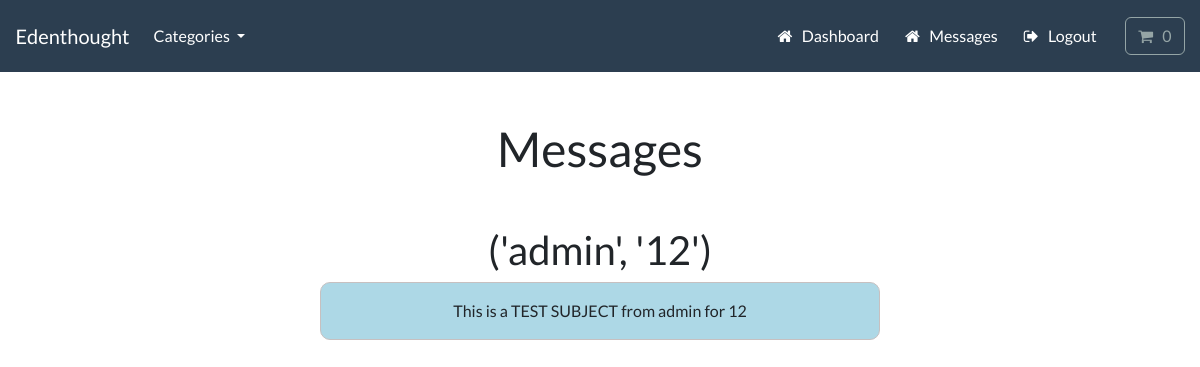
Before: /messaging/message-list (signed in) with the older database file.
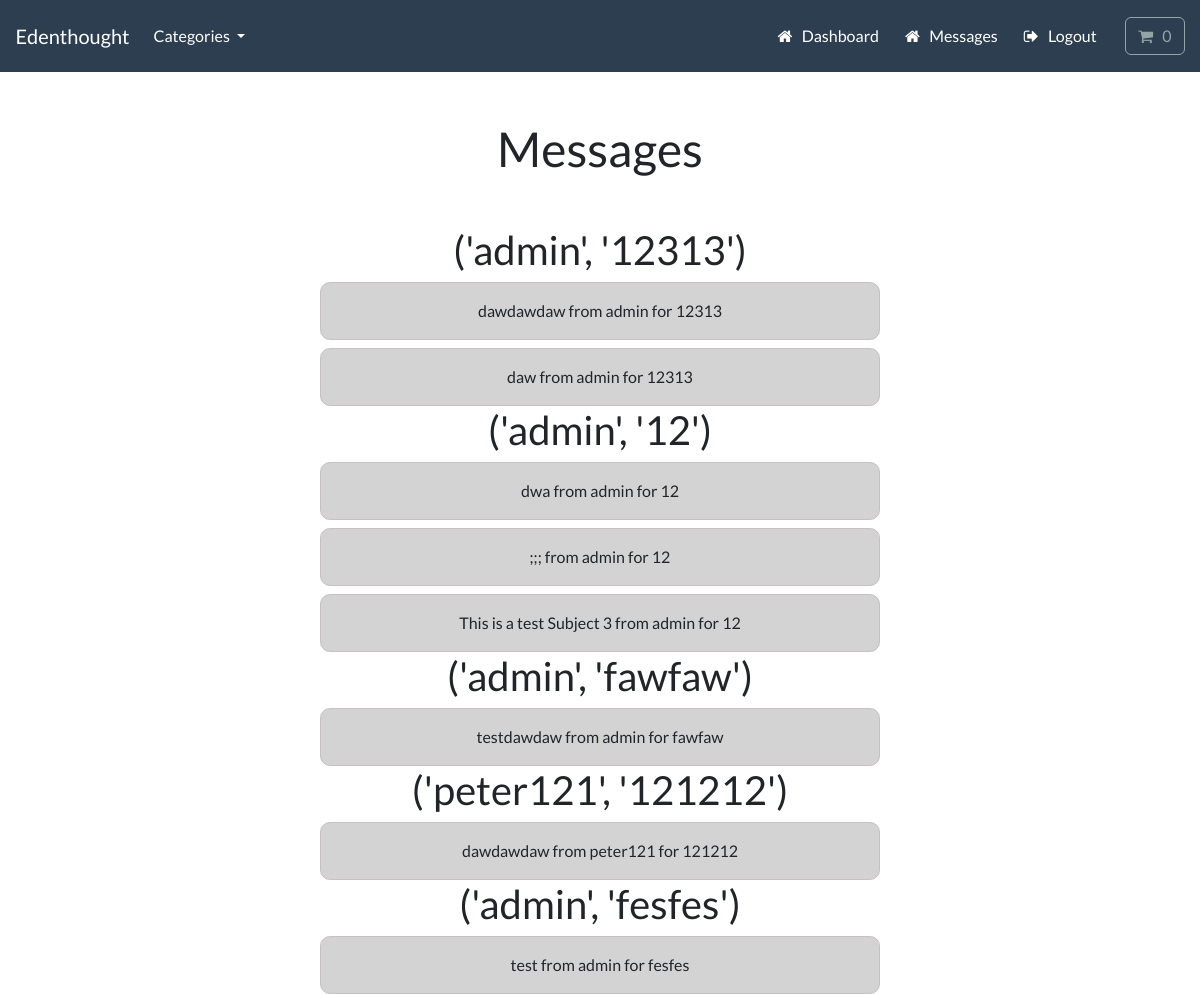
After: the same page with the newer database file.
### messaging/models.py (models this page shows, shortened)
class Message(models.Model):
    product = models.ForeignKey(Product, on_delete=models.CASCADE, related_name="messages", null=True, blank=True)
    sender = models.ForeignKey(User, on_delete=models.CASCADE, related_name="sent_messages")
    receiver = models.ForeignKey(User, on_delete=models.CASCADE, related_name="received_messages")
    subject = models.CharField(max_length=200)
    body = models.TextField()
    created_at = models.DateTimeField(auto_now_add=True)
    read = models.BooleanField(default=False)

### store/models.py (models this page shows, shortened)
class Product(models.Model):
    category = models.ForeignKey(Category, related_name='product', on_delete=models.CASCADE, null=True)
    title = models.CharField(max_length=250)
    brand = models.CharField(max_length=250, default='un-branded')
    description = models.TextField(blank=True)
    slug = models.SlugField(max_length=255)
    price = models.DecimalField(max_digits=9, decimal_places=2)
    user = models.ForeignKey(User, max_length=10, on_delete=models.CASCADE, null=True)
    class Meta:
        verbose_name_plural = 'products'

### messaging/views.py (the view)
# urls.py: path('message-list', views.message_list, name='message-list'),
def message_list(request):
    current_user = request.user
    unread_messages = (
        Message.objects
        .filter(receiver=current_user, read=False)
        .order_by('-created_at')
        .select_related('product', 'sender')
    )
    read_messages = (
        Message.objects
        .filter(receiver=current_user, read=True)
        .order_by('-created_at')
        .select_related('product', 'sender')
    )
    all_messages = list(unread_messages) + list(read_messages)
    grouped_messages = {}
    for message in all_messages:
        key = (message.sender.username, message.product.title)
        if key not in grouped_messages:
            grouped_messages[key] = []
        grouped_messages[key].append(message)
    return render(request, 'messages/message-list.html', {'grouped_messages': grouped_messages})

### cart/cart.py (called while the page is built)
    def __len__(self):
        return sum(item['qty'] for item in self.cart.values())

### cart/context_processors.py (called while the page is built)
def cart(request):
    return {'cart': Cart(request)}

### store/models.py (called while the page is built)
    def get_absolute_url(self):
        return reverse('list-category', args=[self.slug])

### store/views.py (called while the page is built)
def categories(request):
    all_categories = Category.objects.all()
    return {'all_categories': all_categories}

### messaging/templates/messages/message-list.html (shortened to what this page needs)
{% extends "store/base.html" %}
{% load crispy_forms_tags %}
{% block content %}
<!DOCTYPE html>
<html lang="en">
<head>
</head>
<body>
    <h1>Messages</h1>
    {% for sender_product, messages in grouped_messages.items %}
    <div class="message-group">
        <h2>{{ sender_product }}</h2>
        {% for message in messages %}
        <div class="message{% if message.read %} message-read{% endif %}" id="message-{{ message.pk }}" >
            <div class="message-header" data-content-id="message-content-{{ message.pk }}" data-message-id="{{ message.pk }}">
                {{ message.subject }} from {{ message.sender.username }} for {{ message.product.title }}
            </div>
        </div>
        {% endfor %}
    </div>
    {% endfor %}
</body>
</html>
{% endblock %}

### store/templates/store/base.html (shortened to what this page needs)
{% load static %}
<!DOCTYPE html>
<html>
    <head>
        <link rel="stylesheet" href="https://bootswatch.com/5/flatly/bootstrap.min.css">
        <link rel="stylesheet" href="https://cdnjs.cloudflare.com/ajax/libs/font-awesome/4.7.0/css/font-awesome.min.css">
        <link rel="stylesheet" href="{% static 'css/styles.css' %}">
    </head>
    <nav class="navbar navbar-expand-lg bg-primary justify-content-center">
        <a class="navbar-brand main-heading text-white" href="{% url 'store' %}">
        &nbsp; &nbsp; Edenthought
        </a>
        <div class="collapse navbar-collapse" id="navbarCollapse">
            <ul class="navbar-nav me-auto mb-2 mb-md-0">
                <li class="nav-item dropdown">
                    <a class="nav-link dropdown-toggle text-white" href="#" id="navbarDropdown" role="button"
                    data-bs-toggle="dropdown" aria-expanded="false">
                        Categories
                    </a>
                </li>
            </ul>
        </div>
        <div class="collapse navbar-collapse text-center" id="navbarNavDropdown">
            <ul class="navbar-nav ms-auto">
                {% if user.is_authenticated %}
                    <li class="nav-item">
                        <a class="btn btn-alert navbar-btn text-white" type="button"  href="{% url 'dashboard' %}"> <i class="fa fa-home" aria-hidden="true"></i> &nbsp; Dashboard </a>
                    </li>
                    <li class="nav-item">
                        <a class="btn btn-alert navbar-btn text-white" type="button"  href="{% url 'message-list' %}"> <i class="fa fa-home" aria-hidden="true"></i> &nbsp; Messages </a>
                    </li>
                    {% else %}
                    <li class="nav-item">
                        <a class="btn btn-alert navbar-btn text-white" type="button"  href="{% url 'register' %}"> Register </a>
                    </li>
                {% endif %}
                {% if user.is_authenticated %}
                    <li class="nav-item">
                        <a class="btn btn-alert navbar-btn text-white" type="button"  href="{% url 'user-logout' %}"> <i class="fa fa-sign-out" aria-hidden="true"></i> &nbsp; Logout </a>
                    </li>
                    {% else %}
                        <li class="nav-item">
                            <a class="btn btn-alert navbar-btn text-white" type="button"  href="{% url 'my-login' %}"> Login </a>
                        </li>
                {% endif %}
                <li class="nav-item">
                    <a type="button" role="button" href="{% url 'cart-summary' %}" class="btn btn-outline-secondary">
                        <i class="fa fa-shopping-cart" aria-hidden="true"> </i>
                        <div id="cart-qty" class="d-inline-flex">
                            {% with qty_amount=cart|length %}
                                {% if qty_amount > 0 %}
                                    {{ qty_amount }}
                                    {% else %}
                                        0
                                {% endif %}
                            {% endwith %}
                        </div>
                    </a>
                </li>
            </ul>
        </div>
    </nav>
    <body>
        {% block content %}
        {% endblock %}
    </body>
</html>

### messaging/templates/messages/message-list.html (style rules this page uses)
body { text-align: center; }
h1 { margin: 3rem; }
.message { background-color: lightblue; padding: 1rem; margin: 0.5rem 20rem 0rem 20rem; cursor: pointer; border: 1px solid rgb(199, 192, 192); border-radius: 10px; }
.message-read { background-color: lightgrey; }

Changed rows visible on the page:
removed Message: sender_product "('admin', '12')", subject "This is a TEST SUBJECT", sender.username "admin", product "12", read False (drawn)
added Message: sender_product "('admin', '12313')", subject "dawdawdaw", sender.username "admin", product "12313"
added Message: subject "daw", sender.username "admin", product "12313", shown under "('admin', '12313')"
added Message: sender_product "('admin', '12')", subject "dwa", sender.username "admin", product "12"
added Message: subject ";;;", sender.username "admin", product "12", shown under "('admin', '12')"
added Message: subject "This is a test Subject 3", sender.username "admin", product "12", shown under "('admin', '12')"
added Message: sender_product "('admin', 'fawfaw')", subject "testdawdaw", sender.username "admin", product "fawfaw"
added Message: sender_product "('peter121', '121212')", subject "dawdawdaw", sender.username "peter121", product "121212"
added Message: sender_product "('admin', 'fesfes')", subject "test", sender.username "admin", product "fesfes"
